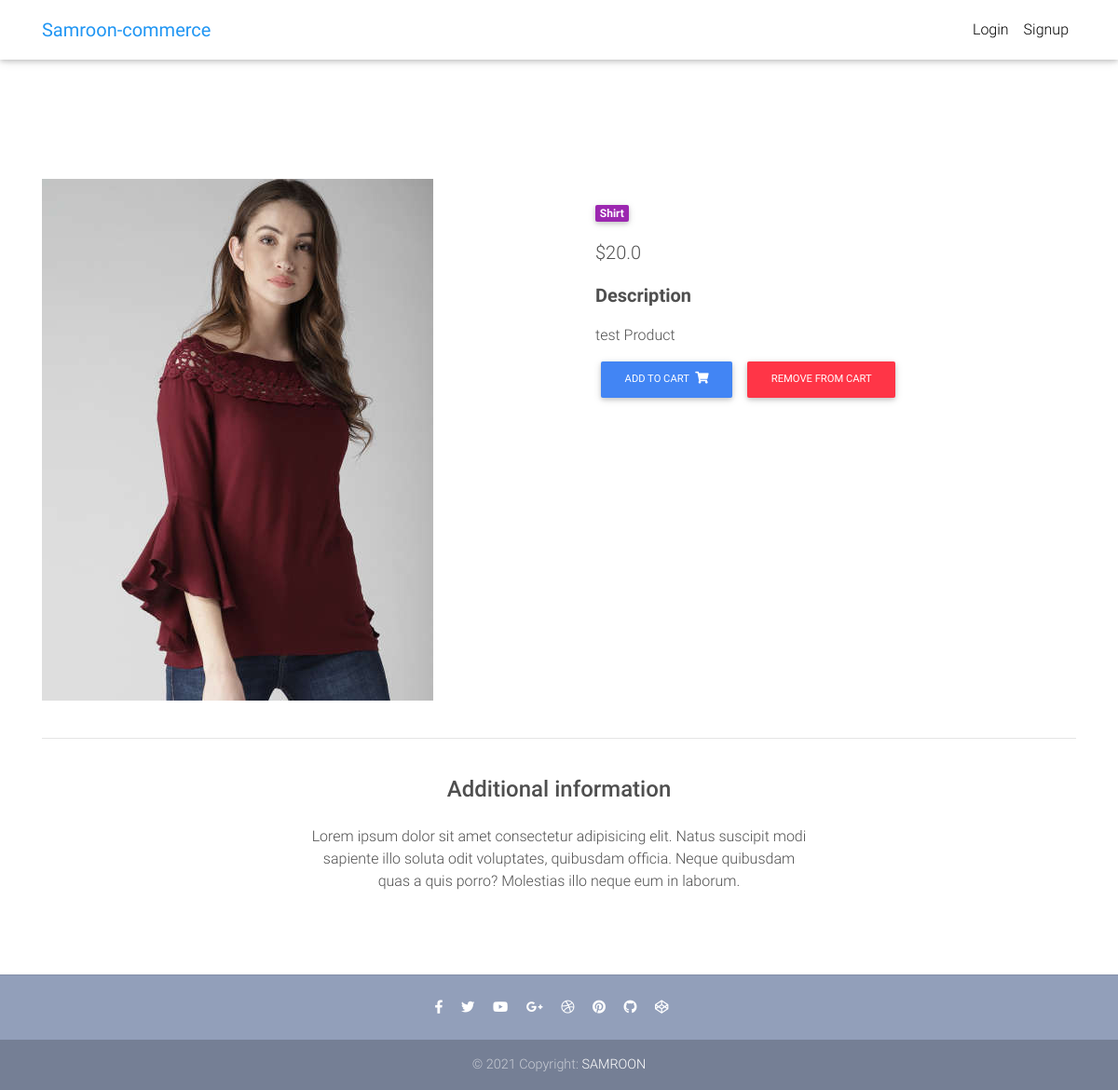
The page /product/test-produk/ on the database its author committed.
### src/models.py (models this page shows, shortened)
class Item(models.Model):
    title = models.CharField(max_length=100)
    price = models.FloatField(blank=True, null=True)
    discount_price = models.FloatField(blank=True, null=True)
    category = models.CharField(choices=CATEGORY_CHOICES, max_length=2)
    label = models.CharField(choices=LABEL_CHOICES, max_length=1)
    slug = models.SlugField(blank=True, unique=True)
    description = models.TextField()
    image = models.ImageField()
    def get_add_to_cart_url(self):
        return reverse("src:add-to-cart", kwargs={
            'slug': self.slug
        })
    def get_remove_from_cart_url(self):
        return reverse("src:remove-from-cart", kwargs={
            'slug': self.slug
        })

### src/views.py (the view)
# urls.py: path('product/<slug>/', ItemDetailView.as_view(), name='product'),
class ItemDetailView(DetailView):
    model = Item
    template_name = "product.html"

### templates/product.html (shortened to what this page needs)
{% extends "base.html" %}
{% block content %}
  <main class="mt-5 pt-4">
    <div class="container dark-grey-text mt-5">
      <div class="row wow fadeIn">
        <div class="col-md-6 mb-4">
          <img src="http://127.0.0.1:8000/media/{{ object.image }}" class="img-fluid" alt="">
        </div>
        <div class="col-md-6 mb-4">
          <div class="p-4">
            <div class="mb-3">
              <a href="">
                <span class="badge purple mr-1">{{ object.get_category_display }}</span>
              </a>
            </div>
            <p class="lead">
              {% if object.discount_price %}
              <span class="mr-1">
                <del>${{ object.price }}</del>
              </span>
              <span>${{ object.discount_price }}</span>
              {% else %}
              <span>${{ object.price }}</span>
              {% endif %}
            </p>
            <p class="lead font-weight-bold">Description</p>
            <p>{{ object.description }}</p>
            <a href="{{ object.get_add_to_cart_url }}" class="btn btn-primary btn-md my-0 p">
              Add to cart
              <i class="fas fa-shopping-cart ml-1"></i>
            </a>
            <a href="{{ object.get_remove_from_cart_url }}" class="btn btn-danger btn-md my-0 p">
              Remove from cart
            </a>
          </div>
        </div>
      </div>
      <hr>
      <div class="row d-flex justify-content-center wow fadeIn">
        <div class="col-md-6 text-center">
          <h4 class="my-4 h4">Additional information</h4>
          <p>Lorem ipsum dolor sit amet consectetur adipisicing elit. Natus suscipit modi sapiente illo soluta odit
            voluptates,
            quibusdam officia. Neque quibusdam quas a quis porro? Molestias illo neque eum in laborum.</p>
        </div>
      </div>
      <div class="row wow fadeIn">
        <div class="col-lg-4 col-md-12 mb-4">
        </div>
        <div class="col-lg-4 col-md-6 mb-4">
        </div>
        <div class="col-lg-4 col-md-6 mb-4">
        </div>
      </div>
    </div>
  </main>
{% endblock content %}

### templates/base.html (style rules this page uses)
html, body, header, .carousel { height: 60vh; }

### rows shown on the page
Item: image (picture), category "Shirt", price "20.0", description "test Product"
